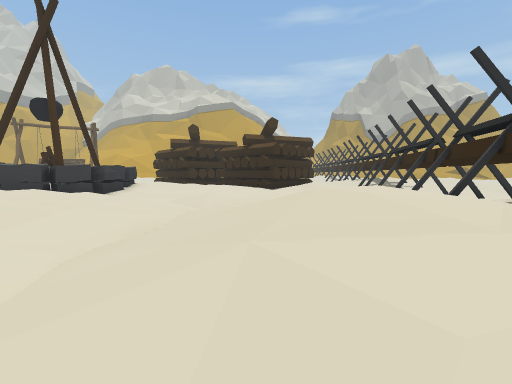
View 1 (above)

19 first-person views from a walk through a 3-D level made in the Unity game engine. The camera is 1.3 m above the floor, tilts 4° down and sees 90° across. The floor is counted in squares, 2 m on a side. Each view is taken from the middle of a square. On the plan, view 1 faces up. The plan holds only what a view shows up to about 9 squares ahead; the rest is blank. The place goes on beyond the plan. Some animated figures are not drawn. Some surface patterns are stand-ins.

View 2
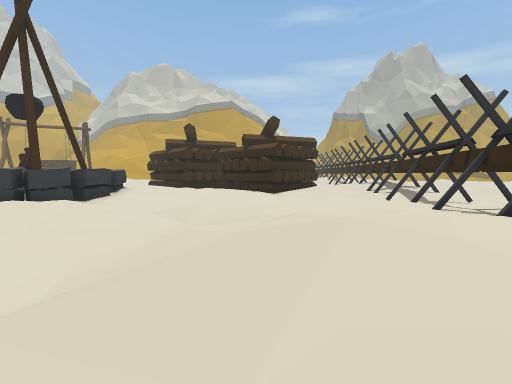

View 3
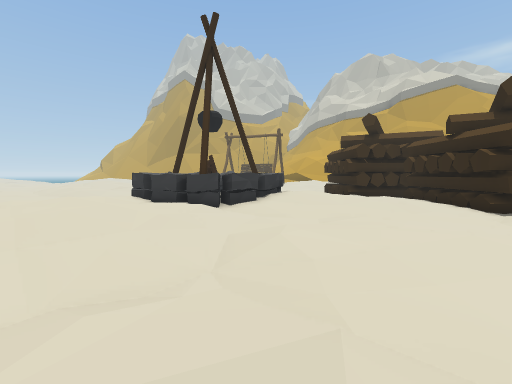

View 4
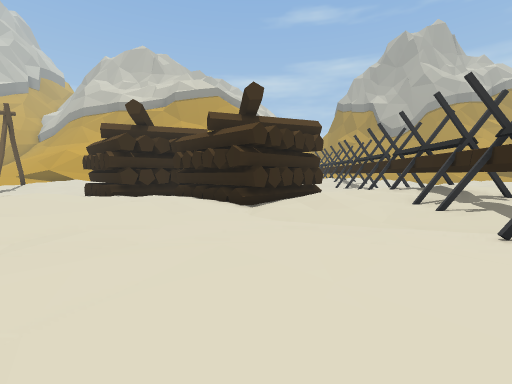

View 5
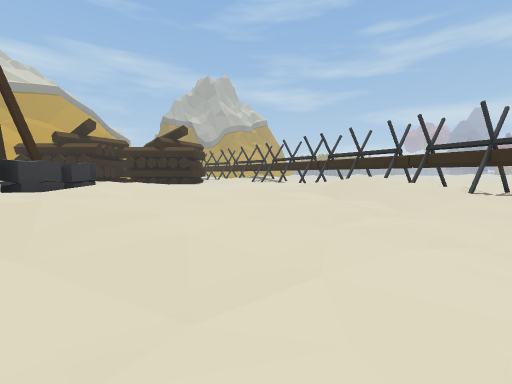

View 6
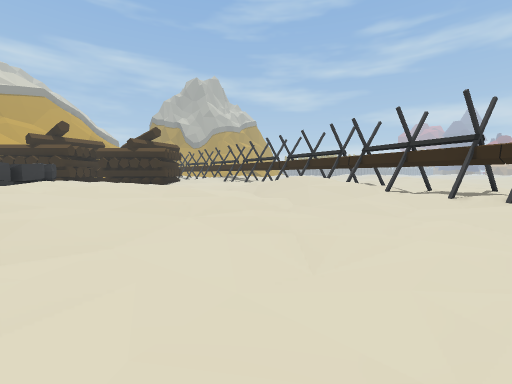

View 7
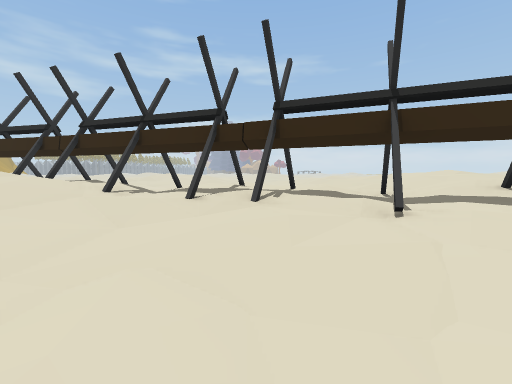

View 8
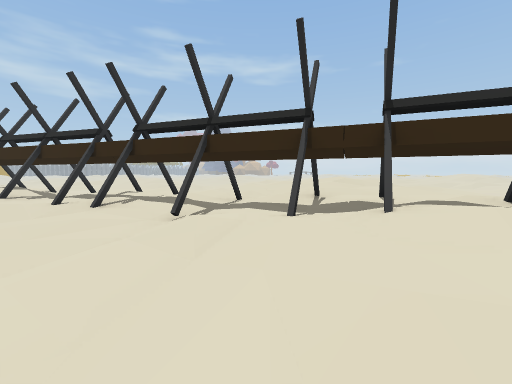

View 9
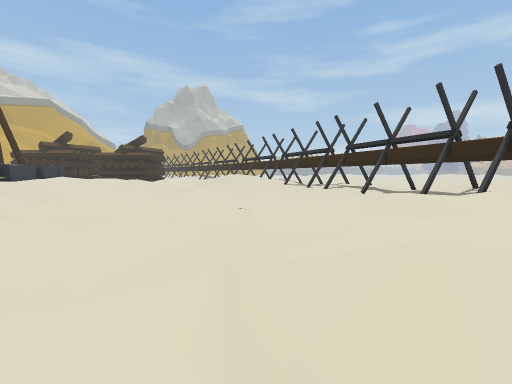

View 10
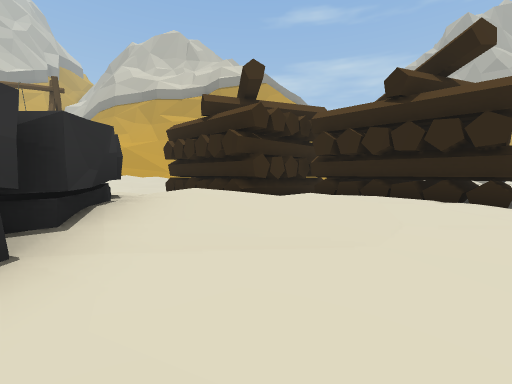

View 11
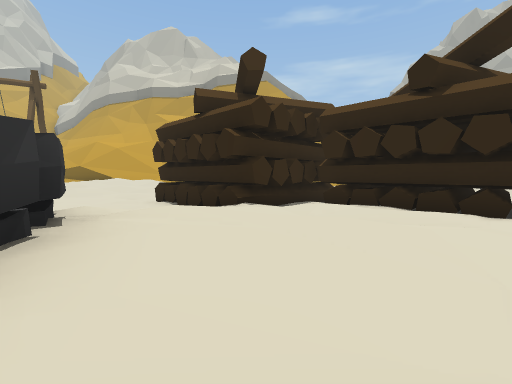

View 12
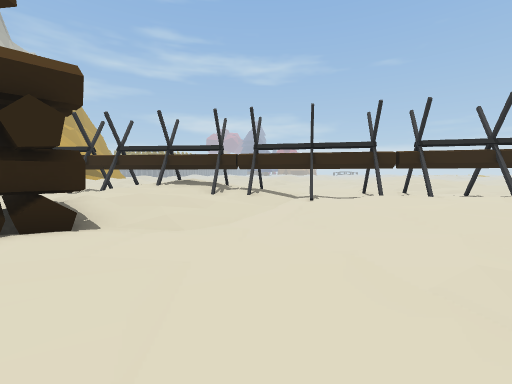

View 13
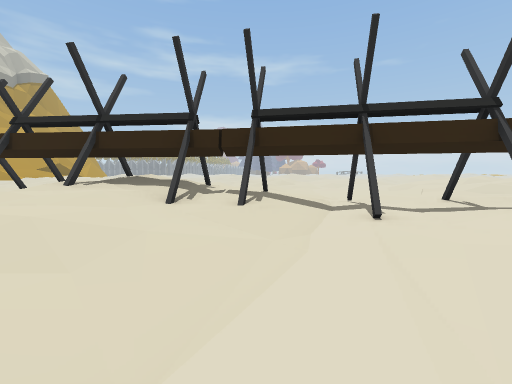

View 14
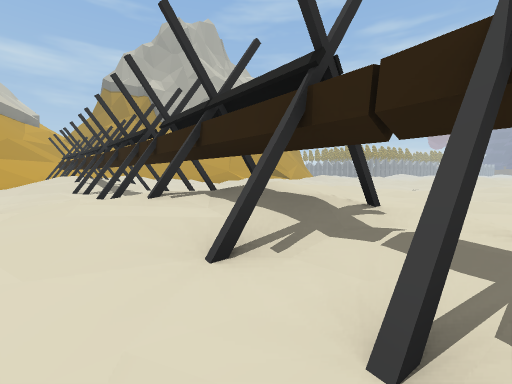

View 15
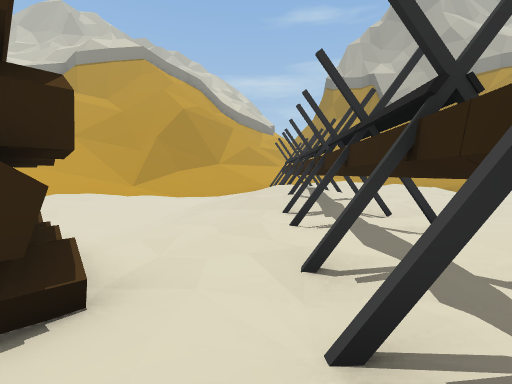

View 16
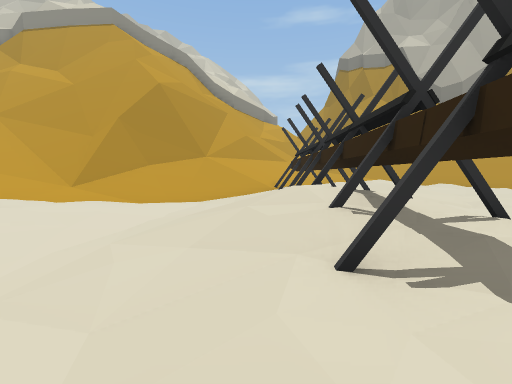

View 17
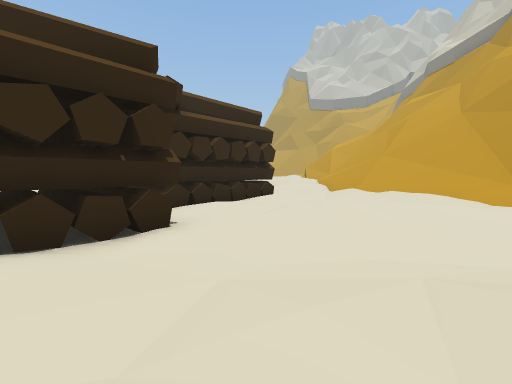

View 18
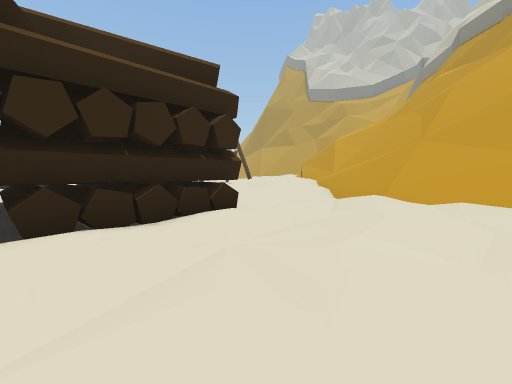

View 19
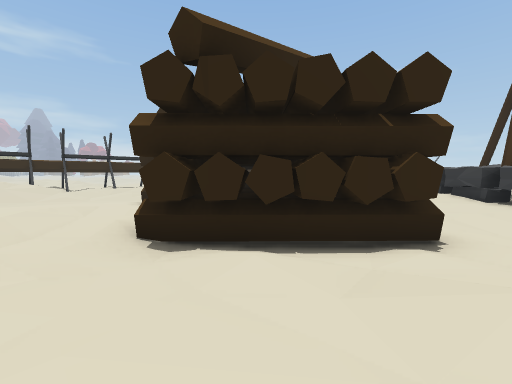

### Floor plan
Key: @ floor where view 1 was taken; # wall or solid block; . main floor; : floor 0.25 m higher than the main floor; - floor 0.25 m lower than the main floor; + floor 0.5 m higher than the main floor; _ floor 0.5 m lower than the main floor; * floor 0.75 m higher than the main floor; < floor 0.75 m lower than the main floor; % floor 1 m higher than the main floor; / step, stairs or slope; = window, fence, low wall or low ledge; ^ raised ledge.
Columns run from 8 left of view 1 to 16 right of it. Each row starts with its distance up from view 1.
 28 /////=^##///_    //+./
 27 ///////=/____ ## :::..
 26 ///////-_____ ##/.:..
 25 //////.---__-  # .-.
 24 :.--/..-.-__///# .-.
 23 :..___-.--__./*#+.-_
 22 ..-__-_---__./###/_-
 21 :-/##---____-.###-_-
 20 -_####-______..#..-
 19 _######_#=__-:##..
 18 _=#########_-..#.
 17 __##########/.##/
 16 __ ##-######.:##
 15 _-  ...####::+#
 14 #.: ....##.+:+##  :+:
 13 ##:++:..--.+:+#*++:+:
 12   ^++:..-_-...#/+./.. _-.
 11   ^+:..---_-.##/..... /.:
 10   #....-------...
  9  ##----.....----___
  8 ##..--.:::::#------
  7 +:::...::::::.#...
  6 +++++.-.::::##...
  5 ++*++:.-.+::.#
  4 +++++:..++++##   -.
  3 +++++:../%* #.   ::
  2 ..:::.-./** #
  1 -..../-.:++##.
  0 ____-__-@:.#--
 -1 .______--..#..
 -2 .-_______#....
 -3 ./_<____-###..
 -4 ./-_____-.:..
 -5 ..-____--#.:..
 -6 --_---...##:::+
 -7 __-..:..##+++++
 -8 --.:::++##+****

Positions as (right, up) in squares from view 1, and headings:
1: (0, 0), facing up
2: (0, 1), facing up
3: (1, 4), facing up-left
4: (1, 6), facing up
5: (-8, -1), facing up-right
6: (-7, -3), facing up-right
7: (-3, -3), facing right
8: (-4, -6), facing right
9: (-8, -8), facing up-right
10: (-4, 9), facing up
11: (-4, 10), facing up
12: (-3, 11), facing right
13: (1, 11), facing right
14: (4, 11), facing up-right
15: (5, 15), facing up
16: (5, 19), facing up
17: (5, 21), facing left
18: (1, 22), facing left
19: (-8, 23), facing down-right
